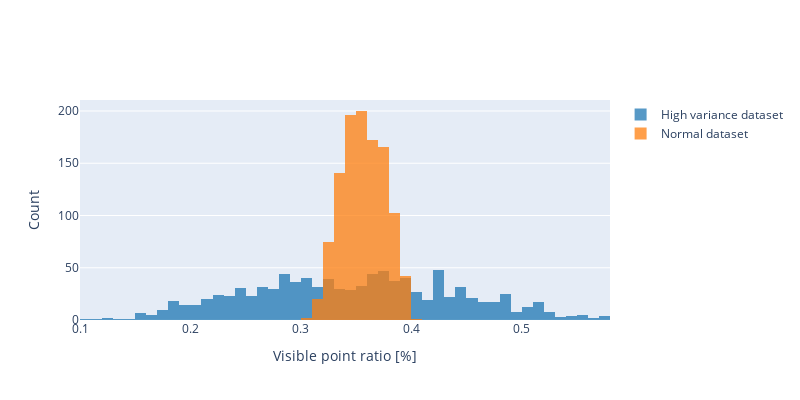

The notebook cell saved with this chart:
### Markdown cell above
## Dataset

### Code cell
# Create an overlay histogram with the two datasets
fig = go.Figure()
fig.add_trace(go.Histogram(x=NgeNetExVar.overlap_scores, name='High variance dataset', marker_color='#1f77b4', opacity=0.75, nbinsx=50))
fig.add_trace(go.Histogram(x=NgeNetEx.overlap_scores, name='Normal dataset', marker_color='#ff7f0e', opacity=0.75, nbinsx=10))
fig.update_layout(barmode='overlay', xaxis_title='Visible point ratio [%]', yaxis_title='Count', width=800, height=400)
fig.show()
fig.write_image('DataGen/visible_point_ratio_histogram_overlay.pdf')

### Figure 1 — Plotly figure (JSON) as saved in the notebook; plotly's stock layout.template omitted (floating-point values rounded to 4 significant figures; data arrays with more than 128 entries replaced by an {"elided": "..."} marker saying what was removed)
{"data": [{"marker": {"color": "#1f77b4"}, "name": "High variance dataset", "nbinsx": 50, "opacity": 0.75, "type": "histogram", "x": {"elided": "999 float values"}}, {"marker": {"color": "#ff7f0e"}, "name": "Normal dataset", "nbinsx": 10, "opacity": 0.75, "type": "histogram", "x": {"elided": "1117 float values"}}], "layout": {"barmode": "overlay", "height": 400, "width": 800, "xaxis": {"title": {"text": "Visible point ratio [%]"}}, "yaxis": {"title": {"text": "Count"}}}}
